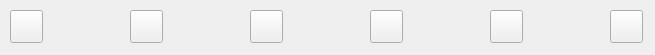
<?xml version="1.0" encoding="UTF-8"?>
<ui version="4.0">
 <class>GothicPromotionDialog</class>
 <widget class="QDialog" name="GothicPromotionDialog">
  <property name="windowModality">
   <enum>Qt::WindowModality::WindowModal</enum>
  </property>
  <property name="geometry">
   <rect>
    <x>0</x>
    <y>0</y>
    <width>655</width>
    <height>55</height>
   </rect>
  </property>
  <property name="windowTitle">
   <string>Promotion</string>
  </property>
  <widget class="QToolButton" name="toolButton">
   <property name="geometry">
    <rect>
     <x>10</x>
     <y>10</y>
     <width>33</width>
     <height>33</height>
    </rect>
   </property>
   <property name="text">
    <string/>
   </property>
   <property name="icon">
    <iconset resource="resources.qrc">
     <normaloff>:/pieces_eur/images/BlackRook.png</normaloff>:/pieces_eur/images/BlackRook.png</iconset>
   </property>
  </widget>
  <widget class="QToolButton" name="toolButton_2">
   <property name="geometry">
    <rect>
     <x>130</x>
     <y>10</y>
     <width>33</width>
     <height>33</height>
    </rect>
   </property>
   <property name="text">
    <string/>
   </property>
   <property name="icon">
    <iconset resource="resources.qrc">
     <normaloff>:/pieces_eur/images/BlackKnight.png</normaloff>:/pieces_eur/images/BlackKnight.png</iconset>
   </property>
  </widget>
  <widget class="QToolButton" name="toolButton_3">
   <property name="geometry">
    <rect>
     <x>250</x>
     <y>10</y>
     <width>33</width>
     <height>33</height>
    </rect>
   </property>
   <property name="text">
    <string/>
   </property>
   <property name="icon">
    <iconset resource="resources.qrc">
     <normaloff>:/pieces_eur/images/BlackBishop.png</normaloff>:/pieces_eur/images/BlackBishop.png</iconset>
   </property>
  </widget>
  <widget class="QToolButton" name="toolButton_4">
   <property name="geometry">
    <rect>
     <x>370</x>
     <y>10</y>
     <width>33</width>
     <height>33</height>
    </rect>
   </property>
   <property name="text">
    <string/>
   </property>
   <property name="icon">
    <iconset resource="resources.qrc">
     <normaloff>:/pieces_eur/images/BlackQueen.png</normaloff>:/pieces_eur/images/BlackQueen.png</iconset>
   </property>
  </widget>
  <widget class="QToolButton" name="toolButton_5">
   <property name="geometry">
    <rect>
     <x>490</x>
     <y>10</y>
     <width>33</width>
     <height>33</height>
    </rect>
   </property>
   <property name="text">
    <string/>
   </property>
   <property name="icon">
    <iconset resource="resources.qrc">
     <normaloff>:/pieces_eur/images/BlackArchbishop.png</normaloff>:/pieces_eur/images/BlackArchbishop.png</iconset>
   </property>
  </widget>
  <widget class="QToolButton" name="toolButton_6">
   <property name="geometry">
    <rect>
     <x>610</x>
     <y>10</y>
     <width>33</width>
     <height>33</height>
    </rect>
   </property>
   <property name="text">
    <string/>
   </property>
   <property name="icon">
    <iconset resource="resources.qrc">
     <normaloff>:/pieces_eur/images/BlackChancellor.png</normaloff>:/pieces_eur/images/BlackChancellor.png</iconset>
   </property>
  </widget>
 </widget>
 <resources>
  <include location="resources.qrc"/>
 </resources>
 <connections/>
</ui>
